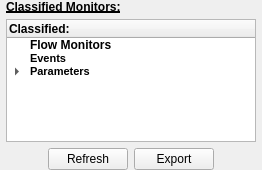
                <widget class="QWidget" name="pageDataClassification">
                 <property name="geometry">
                  <rect>
                   <x>0</x>
                   <y>0</y>
                   <width>262</width>
                   <height>170</height>
                  </rect>
                 </property>
                 <property name="sizePolicy">
                  <sizepolicy hsizetype="Preferred" vsizetype="Fixed">
                   <horstretch>0</horstretch>
                   <verstretch>0</verstretch>
                  </sizepolicy>
                 </property>
                 <property name="minimumSize">
                  <size>
                   <width>0</width>
                   <height>170</height>
                  </size>
                 </property>
                 <property name="maximumSize">
                  <size>
                   <width>16777215</width>
                   <height>170</height>
                  </size>
                 </property>
                 <attribute name="label">
                  <string>Flow Monitors: Data Classification</string>
                 </attribute>
                 <layout class="QVBoxLayout" name="verticalLayout_23">
                  <property name="leftMargin">
                   <number>6</number>
                  </property>
                  <property name="topMargin">
                   <number>0</number>
                  </property>
                  <property name="rightMargin">
                   <number>6</number>
                  </property>
                  <property name="bottomMargin">
                   <number>0</number>
                  </property>
                  <item>
                   <widget class="QLabel" name="label_11">
                    <property name="sizePolicy">
                     <sizepolicy hsizetype="Expanding" vsizetype="Expanding">
                      <horstretch>0</horstretch>
                      <verstretch>0</verstretch>
                     </sizepolicy>
                    </property>
                    <property name="minimumSize">
                     <size>
                      <width>0</width>
                      <height>13</height>
                     </size>
                    </property>
                    <property name="maximumSize">
                     <size>
                      <width>16777215</width>
                      <height>13</height>
                     </size>
                    </property>
                    <property name="font">
                     <font>
                      <weight>75</weight>
                      <bold>true</bold>
                      <underline>true</underline>
                     </font>
                    </property>
                    <property name="text">
                     <string>Classified Monitors:</string>
                    </property>
                   </widget>
                  </item>
                  <item>
                   <widget class="QTreeWidget" name="trw_DataClassification">
                    <property name="sizePolicy">
                     <sizepolicy hsizetype="Expanding" vsizetype="Expanding">
                      <horstretch>0</horstretch>
                      <verstretch>0</verstretch>
                     </sizepolicy>
                    </property>
                    <property name="minimumSize">
                     <size>
                      <width>250</width>
                      <height>120</height>
                     </size>
                    </property>
                    <property name="maximumSize">
                     <size>
                      <width>16777215</width>
                      <height>16777215</height>
                     </size>
                    </property>
                    <property name="contextMenuPolicy">
                     <enum>Qt::CustomContextMenu</enum>
                    </property>
                    <property name="acceptDrops">
                     <bool>false</bool>
                    </property>
                    <property name="dragDropMode">
                     <enum>QAbstractItemView::DropOnly</enum>
                    </property>
                    <property name="defaultDropAction">
                     <enum>Qt::IgnoreAction</enum>
                    </property>
                    <property name="itemsExpandable">
                     <bool>true</bool>
                    </property>
                    <column>
                     <property name="text">
                      <string>Classified:</string>
                     </property>
                     <property name="font">
                      <font>
                       <weight>75</weight>
                       <bold>true</bold>
                      </font>
                     </property>
                    </column>
                    <item>
                     <property name="text">
                      <string>Flow Monitors</string>
                     </property>
                     <property name="font">
                      <font>
                       <weight>75</weight>
                       <bold>true</bold>
                      </font>
                     </property>
                     <property name="flags">
                      <set>ItemIsDropEnabled|ItemIsEnabled</set>
                     </property>
                    </item>
                    <item>
                     <property name="text">
                      <string>Events</string>
                     </property>
                     <property name="font">
                      <font>
                       <family>MS Shell Dlg 2</family>
                       <pointsize>8</pointsize>
                       <weight>75</weight>
                       <bold>true</bold>
                      </font>
                     </property>
                     <property name="flags">
                      <set>ItemIsDropEnabled|ItemIsEnabled</set>
                     </property>
                    </item>
                    <item>
                     <property name="text">
                      <string>Parameters</string>
                     </property>
                     <property name="font">
                      <font>
                       <family>MS Shell Dlg 2</family>
                       <pointsize>8</pointsize>
                       <weight>75</weight>
                       <bold>true</bold>
                      </font>
                     </property>
                     <item>
                      <property name="text">
                       <string>Default</string>
                      </property>
                     </item>
                    </item>
                   </widget>
                  </item>
                  <item>
                   <layout class="QHBoxLayout" name="horizontalLayout_4">
                    <item>
                     <spacer name="horizontalSpacer_5">
                      <property name="orientation">
                       <enum>Qt::Horizontal</enum>
                      </property>
                      <property name="sizeHint" stdset="0">
                       <size>
                        <width>40</width>
                        <height>20</height>
                       </size>
                      </property>
                     </spacer>
                    </item>
                    <item>
                     <widget class="QPushButton" name="btnRefreshDC">
                      <property name="text">
                       <string>Refresh</string>
                      </property>
                     </widget>
                    </item>
                    <item>
                     <widget class="QPushButton" name="btnExportDCToExcel">
                      <property name="text">
                       <string>Export</string>
                      </property>
                     </widget>
                    </item>
                    <item>
                     <spacer name="horizontalSpacer_6">
                      <property name="orientation">
                       <enum>Qt::Horizontal</enum>
                      </property>
                      <property name="sizeHint" stdset="0">
                       <size>
                        <width>40</width>
                        <height>20</height>
                       </size>
                      </property>
                     </spacer>
                    </item>
                   </layout>
                  </item>
                 </layout>
                </widget>
